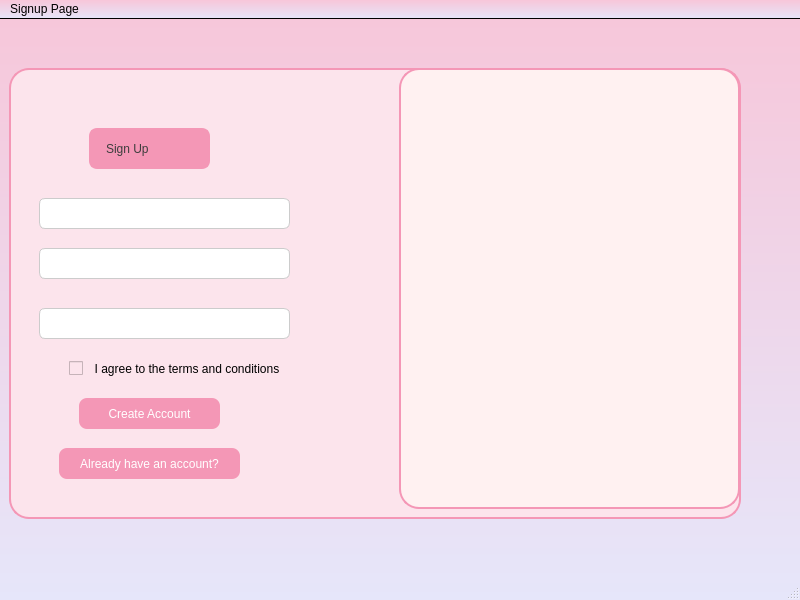
<?xml version="1.0" encoding="UTF-8"?>
<ui version="4.0">
 <class>Signup</class>
 <widget class="QMainWindow" name="Signup">
  <property name="geometry">
   <rect>
    <x>0</x>
    <y>0</y>
    <width>800</width>
    <height>600</height>
   </rect>
  </property>
  <property name="palette">
   <palette>
    <active>
     <colorrole role="Button">
      <brush brushstyle="LinearGradientPattern">
       <gradient startx="0.000000000000000" starty="0.000000000000000" endx="0.000000000000000" endy="1.000000000000000" type="LinearGradient" spread="PadSpread" coordinatemode="ObjectBoundingMode">
        <gradientstop position="0.000000000000000">
         <color alpha="255">
          <red>247</red>
          <green>198</green>
          <blue>217</blue>
         </color>
        </gradientstop>
        <gradientstop position="1.000000000000000">
         <color alpha="255">
          <red>230</red>
          <green>230</green>
          <blue>250</blue>
         </color>
        </gradientstop>
       </gradient>
      </brush>
     </colorrole>
     <colorrole role="Base">
      <brush brushstyle="LinearGradientPattern">
       <gradient startx="0.000000000000000" starty="0.000000000000000" endx="0.000000000000000" endy="1.000000000000000" type="LinearGradient" spread="PadSpread" coordinatemode="ObjectBoundingMode">
        <gradientstop position="0.000000000000000">
         <color alpha="255">
          <red>247</red>
          <green>198</green>
          <blue>217</blue>
         </color>
        </gradientstop>
        <gradientstop position="1.000000000000000">
         <color alpha="255">
          <red>230</red>
          <green>230</green>
          <blue>250</blue>
         </color>
        </gradientstop>
       </gradient>
      </brush>
     </colorrole>
     <colorrole role="Window">
      <brush brushstyle="LinearGradientPattern">
       <gradient startx="0.000000000000000" starty="0.000000000000000" endx="0.000000000000000" endy="1.000000000000000" type="LinearGradient" spread="PadSpread" coordinatemode="ObjectBoundingMode">
        <gradientstop position="0.000000000000000">
         <color alpha="255">
          <red>247</red>
          <green>198</green>
          <blue>217</blue>
         </color>
        </gradientstop>
        <gradientstop position="1.000000000000000">
         <color alpha="255">
          <red>230</red>
          <green>230</green>
          <blue>250</blue>
         </color>
        </gradientstop>
       </gradient>
      </brush>
     </colorrole>
    </active>
    <inactive>
     <colorrole role="Button">
      <brush brushstyle="LinearGradientPattern">
       <gradient startx="0.000000000000000" starty="0.000000000000000" endx="0.000000000000000" endy="1.000000000000000" type="LinearGradient" spread="PadSpread" coordinatemode="ObjectBoundingMode">
        <gradientstop position="0.000000000000000">
         <color alpha="255">
          <red>247</red>
          <green>198</green>
          <blue>217</blue>
         </color>
        </gradientstop>
        <gradientstop position="1.000000000000000">
         <color alpha="255">
          <red>230</red>
          <green>230</green>
          <blue>250</blue>
         </color>
        </gradientstop>
       </gradient>
      </brush>
     </colorrole>
     <colorrole role="Base">
      <brush brushstyle="LinearGradientPattern">
       <gradient startx="0.000000000000000" starty="0.000000000000000" endx="0.000000000000000" endy="1.000000000000000" type="LinearGradient" spread="PadSpread" coordinatemode="ObjectBoundingMode">
        <gradientstop position="0.000000000000000">
         <color alpha="255">
          <red>247</red>
          <green>198</green>
          <blue>217</blue>
         </color>
        </gradientstop>
        <gradientstop position="1.000000000000000">
         <color alpha="255">
          <red>230</red>
          <green>230</green>
          <blue>250</blue>
         </color>
        </gradientstop>
       </gradient>
      </brush>
     </colorrole>
     <colorrole role="Window">
      <brush brushstyle="LinearGradientPattern">
       <gradient startx="0.000000000000000" starty="0.000000000000000" endx="0.000000000000000" endy="1.000000000000000" type="LinearGradient" spread="PadSpread" coordinatemode="ObjectBoundingMode">
        <gradientstop position="0.000000000000000">
         <color alpha="255">
          <red>247</red>
          <green>198</green>
          <blue>217</blue>
         </color>
        </gradientstop>
        <gradientstop position="1.000000000000000">
         <color alpha="255">
          <red>230</red>
          <green>230</green>
          <blue>250</blue>
         </color>
        </gradientstop>
       </gradient>
      </brush>
     </colorrole>
    </inactive>
    <disabled>
     <colorrole role="Button">
      <brush brushstyle="LinearGradientPattern">
       <gradient startx="0.000000000000000" starty="0.000000000000000" endx="0.000000000000000" endy="1.000000000000000" type="LinearGradient" spread="PadSpread" coordinatemode="ObjectBoundingMode">
        <gradientstop position="0.000000000000000">
         <color alpha="255">
          <red>247</red>
          <green>198</green>
          <blue>217</blue>
         </color>
        </gradientstop>
        <gradientstop position="1.000000000000000">
         <color alpha="255">
          <red>230</red>
          <green>230</green>
          <blue>250</blue>
         </color>
        </gradientstop>
       </gradient>
      </brush>
     </colorrole>
     <colorrole role="Base">
      <brush brushstyle="LinearGradientPattern">
       <gradient startx="0.000000000000000" starty="0.000000000000000" endx="0.000000000000000" endy="1.000000000000000" type="LinearGradient" spread="PadSpread" coordinatemode="ObjectBoundingMode">
        <gradientstop position="0.000000000000000">
         <color alpha="255">
          <red>247</red>
          <green>198</green>
          <blue>217</blue>
         </color>
        </gradientstop>
        <gradientstop position="1.000000000000000">
         <color alpha="255">
          <red>230</red>
          <green>230</green>
          <blue>250</blue>
         </color>
        </gradientstop>
       </gradient>
      </brush>
     </colorrole>
     <colorrole role="Window">
      <brush brushstyle="LinearGradientPattern">
       <gradient startx="0.000000000000000" starty="0.000000000000000" endx="0.000000000000000" endy="1.000000000000000" type="LinearGradient" spread="PadSpread" coordinatemode="ObjectBoundingMode">
        <gradientstop position="0.000000000000000">
         <color alpha="255">
          <red>247</red>
          <green>198</green>
          <blue>217</blue>
         </color>
        </gradientstop>
        <gradientstop position="1.000000000000000">
         <color alpha="255">
          <red>230</red>
          <green>230</green>
          <blue>250</blue>
         </color>
        </gradientstop>
       </gradient>
      </brush>
     </colorrole>
    </disabled>
   </palette>
  </property>
  <property name="windowTitle">
   <string>MainWindow</string>
  </property>
  <property name="styleSheet">
   <string notr="true">QWidget
{
	background-color: qlineargradient(spread:pad, x1:0, y1:0, x2:0, y2:1, 
	stop: 0 #f7c6d9,  
   stop: 1 #e6e6fa
);
}

</string>
  </property>
  <widget class="QWidget" name="centralwidget">
   <layout class="QGridLayout" name="gridLayout_3">
    <item row="2" column="1">
     <spacer name="verticalSpacer">
      <property name="orientation">
       <enum>Qt::Orientation::Vertical</enum>
      </property>
      <property name="sizeType">
       <enum>QSizePolicy::Policy::Maximum</enum>
      </property>
      <property name="sizeHint" stdset="0">
       <size>
        <width>50</width>
        <height>50</height>
       </size>
      </property>
     </spacer>
    </item>
    <item row="0" column="1">
     <spacer name="verticalSpacer_2">
      <property name="orientation">
       <enum>Qt::Orientation::Vertical</enum>
      </property>
      <property name="sizeType">
       <enum>QSizePolicy::Policy::Maximum</enum>
      </property>
      <property name="sizeHint" stdset="0">
       <size>
        <width>20</width>
        <height>40</height>
       </size>
      </property>
     </spacer>
    </item>
    <item row="1" column="2">
     <spacer name="horizontalSpacer_2">
      <property name="orientation">
       <enum>Qt::Orientation::Horizontal</enum>
      </property>
      <property name="sizeType">
       <enum>QSizePolicy::Policy::Maximum</enum>
      </property>
      <property name="sizeHint" stdset="0">
       <size>
        <width>50</width>
        <height>50</height>
       </size>
      </property>
     </spacer>
    </item>
    <item row="1" column="0">
     <spacer name="horizontalSpacer">
      <property name="orientation">
       <enum>Qt::Orientation::Horizontal</enum>
      </property>
      <property name="sizeType">
       <enum>QSizePolicy::Policy::Maximum</enum>
      </property>
      <property name="sizeHint" stdset="0">
       <size>
        <width>0</width>
        <height>0</height>
       </size>
      </property>
     </spacer>
    </item>
    <item row="1" column="1">
     <widget class="QFrame" name="frame">
      <property name="styleSheet">
       <string notr="true">QFrame {
    background-color: #fce4ec;
    border: 2px solid #F497B6 ;
    border-radius: 20px;
}</string>
      </property>
      <property name="frameShape">
       <enum>QFrame::Shape::StyledPanel</enum>
      </property>
      <property name="frameShadow">
       <enum>QFrame::Shadow::Raised</enum>
      </property>
      <widget class="QCheckBox" name="checkBox">
       <property name="geometry">
        <rect>
         <x>60</x>
         <y>290</y>
         <width>221</width>
         <height>21</height>
        </rect>
       </property>
       <property name="styleSheet">
        <string notr="true">QCheckBox
{
	background-color:#fce4ec
}</string>
       </property>
       <property name="text">
        <string>  I agree to the terms and conditions</string>
       </property>
      </widget>
      <widget class="QPushButton" name="createacc">
       <property name="geometry">
        <rect>
         <x>70</x>
         <y>330</y>
         <width>141</width>
         <height>31</height>
        </rect>
       </property>
       <property name="styleSheet">
        <string notr="true">QPushButton{
font-size:12px;
}
QPushButton {
    background-color: #F497B6;      
    color: white;                   
    font: 12px &quot;Arial&quot;;
    border-radius: 8px;
    padding: 6px 12px;
}

</string>
       </property>
       <property name="text">
        <string>Create Account</string>
       </property>
      </widget>
      <widget class="QLabel" name="Signupheading">
       <property name="geometry">
        <rect>
         <x>80</x>
         <y>60</y>
         <width>121</width>
         <height>41</height>
        </rect>
       </property>
       <property name="styleSheet">
        <string notr="true">QLabel{
    background-color: #F497B6;      
    color: #3D3D3D;                   
    font: bold 20px &quot;Arial&quot;;
    border-radius: 8px;
    padding: 6px 12px;
}</string>
       </property>
       <property name="text">
        <string>Sign Up</string>
       </property>
      </widget>
      <widget class="QLineEdit" name="usersule">
       <property name="geometry">
        <rect>
         <x>30</x>
         <y>130</y>
         <width>251</width>
         <height>31</height>
        </rect>
       </property>
       <property name="styleSheet">
        <string notr="true">QLineEdit {
    background-color: #FFFFFF;
    color: #3D3D3D;
    font: 13px &quot;Segoe UI&quot;;
    border: 1px solid #CCCCCC;
    border-radius: 6px;
    padding: 6px;
}
</string>
       </property>
      </widget>
      <widget class="QLineEdit" name="emailsule">
       <property name="geometry">
        <rect>
         <x>30</x>
         <y>180</y>
         <width>251</width>
         <height>31</height>
        </rect>
       </property>
       <property name="styleSheet">
        <string notr="true">QLineEdit {
    background-color: #FFFFFF;
    color: #3D3D3D;
    font: 13px &quot;Segoe UI&quot;;
    border: 1px solid #CCCCCC;
    border-radius: 6px;
    padding: 6px;
}
</string>
       </property>
      </widget>
      <widget class="QLineEdit" name="pwdsule">
       <property name="geometry">
        <rect>
         <x>30</x>
         <y>240</y>
         <width>251</width>
         <height>31</height>
        </rect>
       </property>
       <property name="styleSheet">
        <string notr="true">QLineEdit {
    background-color: #FFFFFF;
    color: #3D3D3D;
    font: 13px &quot;Segoe UI&quot;;
    border: 1px solid #CCCCCC;
    border-radius: 6px;
    padding: 6px;
}
</string>
       </property>
      </widget>
      <widget class="QPushButton" name="createaccount">
       <property name="geometry">
        <rect>
         <x>50</x>
         <y>380</y>
         <width>181</width>
         <height>31</height>
        </rect>
       </property>
       <property name="autoFillBackground">
        <bool>false</bool>
       </property>
       <property name="styleSheet">
        <string notr="true">QPushButton{
font-size:12px;
}
QPushButton {
    background-color: #F497B6;      
    color: white;                   
    font: 12px &quot;Arial&quot;;
    border-radius: 8px;
    padding: 6px 6px;
}
</string>
       </property>
       <property name="text">
        <string>Already have an account?</string>
       </property>
      </widget>
      <widget class="QLabel" name="label">
       <property name="geometry">
        <rect>
         <x>390</x>
         <y>0</y>
         <width>341</width>
         <height>441</height>
        </rect>
       </property>
       <property name="styleSheet">
        <string notr="true">QLabel
{
	background-color:#fff1f1;
}</string>
       </property>
       <property name="frameShape">
        <enum>QFrame::Shape::NoFrame</enum>
       </property>
       <property name="text">
        <string/>
       </property>
       <property name="pixmap">
        <pixmap resource="Resource.qrc">:/loginicons/periodsimg2.jpg</pixmap>
       </property>
       <property name="scaledContents">
        <bool>true</bool>
       </property>
       <property name="wordWrap">
        <bool>false</bool>
       </property>
       <property name="margin">
        <number>5</number>
       </property>
       <property name="indent">
        <number>1</number>
       </property>
      </widget>
     </widget>
    </item>
   </layout>
  </widget>
  <widget class="QMenuBar" name="menubar">
   <property name="geometry">
    <rect>
     <x>0</x>
     <y>0</y>
     <width>800</width>
     <height>18</height>
    </rect>
   </property>
   <widget class="QMenu" name="menuSignup_Page">
    <property name="title">
     <string>Signup Page</string>
    </property>
   </widget>
   <addaction name="menuSignup_Page"/>
  </widget>
  <widget class="QStatusBar" name="statusbar"/>
 </widget>
 <resources>
  <include location="Resource.qrc"/>
 </resources>
 <connections/>
</ui>
